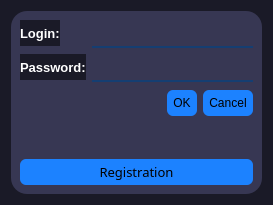
<?xml version="1.0" encoding="UTF-8"?>
<ui version="4.0">
 <class>LoginForm</class>
 <widget class="QWidget" name="LoginForm">
  <property name="geometry">
   <rect>
    <x>0</x>
    <y>0</y>
    <width>273</width>
    <height>205</height>
   </rect>
  </property>
  <property name="sizePolicy">
   <sizepolicy hsizetype="Expanding" vsizetype="Expanding">
    <horstretch>0</horstretch>
    <verstretch>0</verstretch>
   </sizepolicy>
  </property>
  <property name="windowTitle">
   <string>Form</string>
  </property>
  <property name="styleSheet">
   <string notr="true">QWidget
{
	border:none;
	background-color:rgb(26, 26, 39);
	border-radius:16px;
	color:white;
}</string>
  </property>
  <layout class="QGridLayout" name="gridLayout">
   <item row="0" column="0">
    <widget class="QGroupBox" name="groupBox">
     <property name="styleSheet">
      <string notr="true">QGroupBox
{
	border:none;
	background-color:rgb(55, 55, 83);
	border-radius:16px;
	color:white;
}</string>
     </property>
     <property name="title">
      <string/>
     </property>
     <layout class="QFormLayout" name="formLayout">
      <item row="0" column="0">
       <widget class="QLabel" name="label">
        <property name="font">
         <font>
          <pointsize>10</pointsize>
          <bold>true</bold>
         </font>
        </property>
        <property name="text">
         <string>Login:</string>
        </property>
       </widget>
      </item>
      <item row="0" column="1">
       <widget class="QLineEdit" name="loginEdit">
        <property name="styleSheet">
         <string notr="true">QLineEdit
{
	border: none;
	border-bottom: 2px solid rgb(21,62,114);
	background-color: Transparent;
	color: black;
	padding: 5px 5px 5px 5px
}
QLineEdit:Focus
{
	border: 1px solid rgb(21,62,114);
}</string>
        </property>
        <property name="inputMethodHints">
         <set>Qt::InputMethodHint::ImhNone</set>
        </property>
        <property name="text">
         <string/>
        </property>
       </widget>
      </item>
      <item row="1" column="1">
       <widget class="QLineEdit" name="passwordEdit">
        <property name="styleSheet">
         <string notr="true">QLineEdit
{
	border: none;
	border-bottom: 2px solid rgb(21,62,114);
	background-color: Transparent;
	color: black;
	padding: 5px 5px 5px 5px
}
QLineEdit:Focus
{
	border: 1px solid rgb(21,62,114);
}</string>
        </property>
        <property name="text">
         <string/>
        </property>
        <property name="echoMode">
         <enum>QLineEdit::EchoMode::Password</enum>
        </property>
       </widget>
      </item>
      <item row="2" column="0" colspan="2">
       <layout class="QGridLayout" name="gridLayout_2">
        <item row="0" column="0">
         <widget class="QDialogButtonBox" name="loginButton">
          <property name="enabled">
           <bool>true</bool>
          </property>
          <property name="sizePolicy">
           <sizepolicy hsizetype="Expanding" vsizetype="Expanding">
            <horstretch>0</horstretch>
            <verstretch>0</verstretch>
           </sizepolicy>
          </property>
          <property name="minimumSize">
           <size>
            <width>183</width>
            <height>0</height>
           </size>
          </property>
          <property name="baseSize">
           <size>
            <width>0</width>
            <height>0</height>
           </size>
          </property>
          <property name="font">
           <font>
            <pointsize>9</pointsize>
            <bold>true</bold>
           </font>
          </property>
          <property name="cursor">
           <cursorShape>ArrowCursor</cursorShape>
          </property>
          <property name="toolTip">
           <string>&lt;html&gt;&lt;head/&gt;&lt;body&gt;&lt;p align=&quot;justify&quot;&gt;&lt;br/&gt;&lt;/p&gt;&lt;/body&gt;&lt;/html&gt;</string>
          </property>
          <property name="toolTipDuration">
           <number>-1</number>
          </property>
          <property name="styleSheet">
           <string notr="true">QPushButton

{
	font: 10pt &quot;Lucida Sans Unicode&quot;;
	border:none;
	background-color:rgb(28,130,255);
	border-radius:6px;
	color:black;
	padding: 6px;
	min-width: 3em;
}
QPushButton:Hover
{
	border:none;
	background-color:rgb(28,130,255);
	border-radius:4px;
	color:white;
}
QPushButton:Pressed
{
	border:2px solid rgb(241,92,34);
	background-color:rgb(28,130,255);
	border-radius:4px;
	color:red;
}</string>
          </property>
          <property name="standardButtons">
           <set>QDialogButtonBox::StandardButton::Cancel|QDialogButtonBox::StandardButton::Ok</set>
          </property>
         </widget>
        </item>
        <item row="1" column="0">
         <spacer name="verticalSpacer">
          <property name="orientation">
           <enum>Qt::Orientation::Vertical</enum>
          </property>
          <property name="sizeType">
           <enum>QSizePolicy::Policy::MinimumExpanding</enum>
          </property>
          <property name="sizeHint" stdset="0">
           <size>
            <width>12</width>
            <height>35</height>
           </size>
          </property>
         </spacer>
        </item>
        <item row="2" column="0" rowspan="2">
         <widget class="QPushButton" name="registrationButton">
          <property name="font">
           <font>
            <family>Lucida Sans Unicode</family>
            <pointsize>10</pointsize>
            <italic>false</italic>
            <bold>false</bold>
           </font>
          </property>
          <property name="styleSheet">
           <string notr="true">QPushButton

{
	font: 10pt &quot;Lucida Sans Unicode&quot;;
	border:none;
	background-color:rgb(28,130,255);
	border-radius:6px;
	color:black;
	padding: 4px;
	min-width: 2em;
}
QPushButton:Hover
{
	border:none;
	background-color:rgb(28,130,255);
	border-radius:4px;
	color:white;
}
QPushButton:Pressed
{
	border:2px solid rgb(241,92,34);
	background-color:rgb(28,130,255);
	border-radius:4px;
	color:red;
}</string>
          </property>
          <property name="text">
           <string>Registration</string>
          </property>
         </widget>
        </item>
       </layout>
      </item>
      <item row="1" column="0">
       <widget class="QLabel" name="label_2">
        <property name="font">
         <font>
          <pointsize>10</pointsize>
          <bold>true</bold>
         </font>
        </property>
        <property name="styleSheet">
         <string notr="true"/>
        </property>
        <property name="text">
         <string>Password:</string>
        </property>
       </widget>
      </item>
     </layout>
    </widget>
   </item>
  </layout>
 </widget>
 <resources/>
 <connections/>
</ui>
